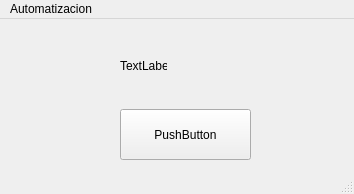
<?xml version="1.0" encoding="UTF-8"?>
<ui version="4.0">
 <class>MainWindow</class>
 <widget class="QMainWindow" name="MainWindow">
  <property name="geometry">
   <rect>
    <x>0</x>
    <y>0</y>
    <width>354</width>
    <height>194</height>
   </rect>
  </property>
  <property name="windowTitle">
   <string>WorkMate</string>
  </property>
  <widget class="QWidget" name="centralwidget">
   <widget class="QPushButton" name="pushButton">
    <property name="geometry">
     <rect>
      <x>120</x>
      <y>90</y>
      <width>131</width>
      <height>51</height>
     </rect>
    </property>
    <property name="text">
     <string>PushButton</string>
    </property>
   </widget>
   <widget class="QLabel" name="label">
    <property name="geometry">
     <rect>
      <x>120</x>
      <y>40</y>
      <width>47</width>
      <height>13</height>
     </rect>
    </property>
    <property name="text">
     <string>TextLabel</string>
    </property>
   </widget>
  </widget>
  <widget class="QMenuBar" name="menubar">
   <property name="geometry">
    <rect>
     <x>0</x>
     <y>0</y>
     <width>354</width>
     <height>21</height>
    </rect>
   </property>
   <widget class="QMenu" name="menuAutomatizacion">
    <property name="title">
     <string>Automatizacion</string>
    </property>
    <widget class="QMenu" name="menuComercio_de_Bienes">
     <property name="title">
      <string>Comercio de Bienes</string>
     </property>
     <addaction name="actionExportaciones"/>
    </widget>
    <addaction name="menuComercio_de_Bienes"/>
   </widget>
   <addaction name="menuAutomatizacion"/>
  </widget>
  <widget class="QStatusBar" name="statusbar"/>
  <action name="actionExportaciones">
   <property name="text">
    <string>Exportaciones</string>
   </property>
  </action>
 </widget>
 <resources/>
 <connections>
  <connection>
   <sender>pushButton</sender>
   <signal>clicked()</signal>
   <receiver>label</receiver>
   <slot>clear()</slot>
   <hints>
    <hint type="sourcelabel">
     <x>183</x>
     <y>126</y>
    </hint>
    <hint type="destinationlabel">
     <x>134</x>
     <y>65</y>
    </hint>
   </hints>
  </connection>
 </connections>
</ui>
